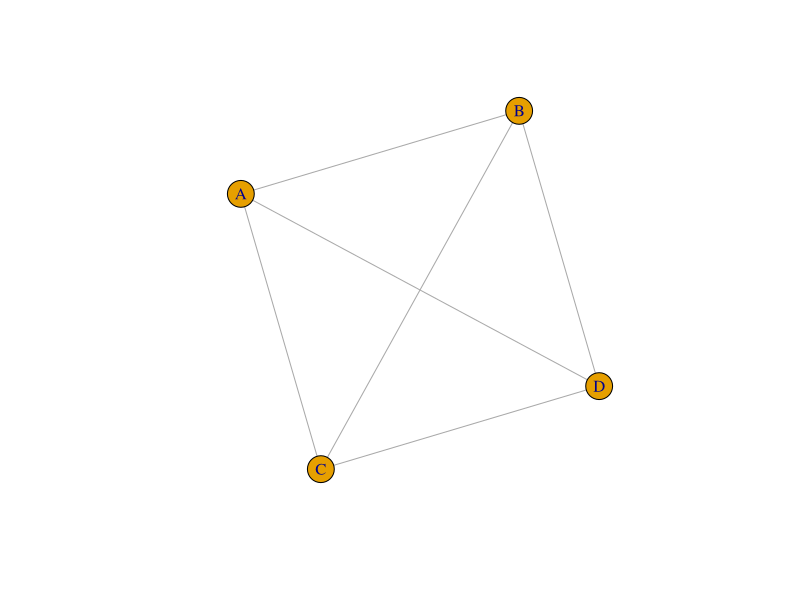
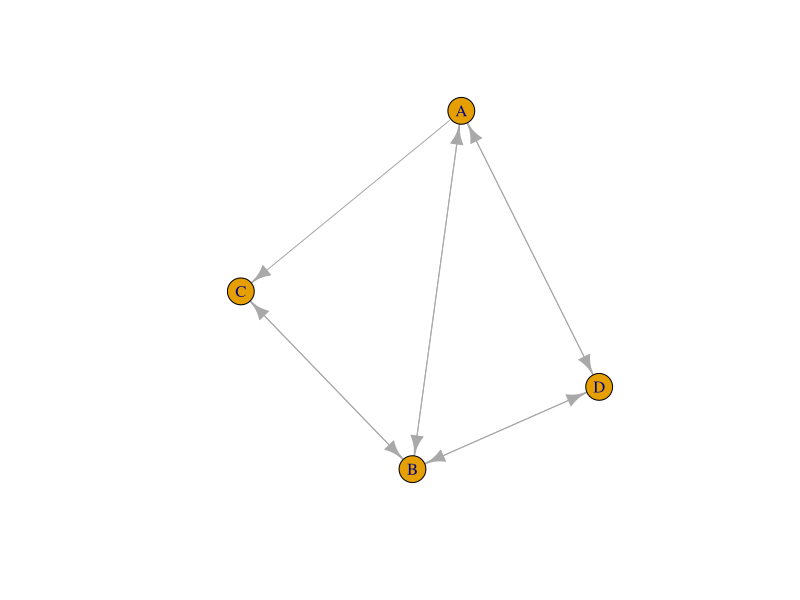

Generate these figures, in order, with R:
install.packages("igraph")
library(igraph)
#Un-directed Graph
g1=graph.formula(A-B,A-C,A-D,B-C,B-D,C-D)

#Directed Graph
g2=graph.formula(A-+B,A+-B,A++B,A-+C,A-+D,D-+A,B++D,C++B)

#count edges
ecount(g1)
ecount(g2)

#count vertices  
vcount(g1)
vcount(g2)

#find adjacency matrix
get.adjacency(g1)
get.adjacency(g2)

#Plot Graph
plot(g1)
plot(g2)

degree(g1)
degree(g2,mode="in")
degree(g2,mode="out")
